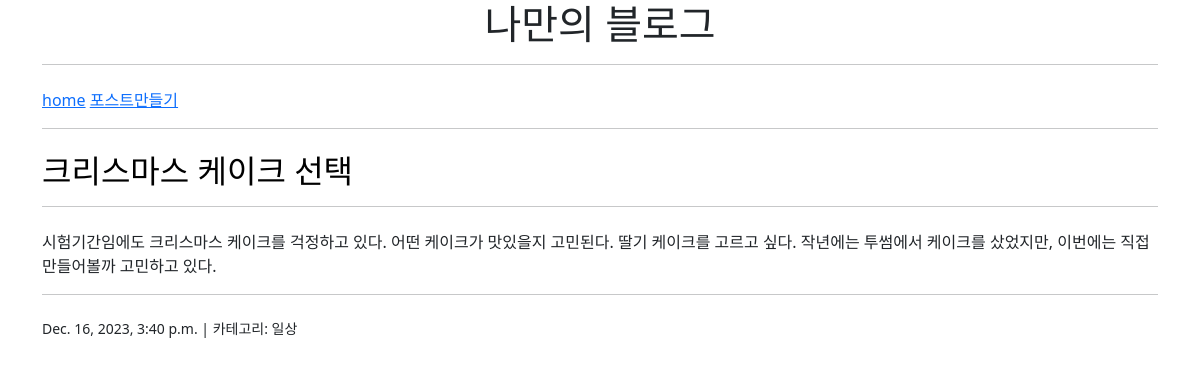
Page /blog/19/ on the committed database.
### blog/models.py (models this page shows, shortened)
class Blog(models.Model):
    title = models.CharField(max_length=255)    #제목
    content = models.TextField()    #포스트내용
    create_date = models.DateTimeField() #날짜
    categories = models.ManyToManyField("Category", related_name="blogs") #카테고리

class Category(models.Model):
    name = models.CharField(max_length=30)
    class Meta:
        verbose_name_plural = "categories"

### blog/views.py (the view)
# urls.py: path('<int:blog_id>/', views.detail, name='detail'),
def detail(request, blog_id):
    blog = Blog.objects.get(id=blog_id)
    context = {'blog': blog}
    return render(request, 'blog/blog_detail.html', context)

### templates/blog/blog_detail.html (shortened to what this page needs)
<link href="https://cdn.jsdelivr.net/npm/bootstrap@5.3.1/dist/css/bootstrap.min.css" rel="stylesheet">
<div class="container">
    <center>
        {% block page_title %}
        <h1>나만의 블로그</h1>
    </center>
    <hr size="10px">
<a href="http://127.0.0.1:8000/blog/">home</a>
    <a href="http://127.0.0.1:8000/blog/create/">포스트만들기</a>
    <hr size="10px">
    <span style="color:black">
        <h2>
            {{ blog.title }}
            {% endblock page_title %}
    </h2></span>
    <hr size="10px">
<div>
    {{ blog.content }}
    <hr size="10px">
</div>
{% block page_content %}
    <small>
        {{ blog.create_date }} | 카테고리:
        {% for category in blog.categories.all %}
            <a>
                {{ category.name }}
            </a>
        {% endfor %}
    </small>
{% endblock page_content %}
</div>

### rows in the picture
Blog: title "크리스마스 케이크 선택", content "시험기간임에도 크리스마스 케이크를 걱정하고 있다. 어떤 케이크가 맛있을지 고민된다. 딸기 케이크를 고르고 싶다. 작년에는 투썸에서 케이크를 샀었지만, 이번에는 직접 만들어볼까 고민하고 있다.", create_date "Dec. 16, 2023, 3:40 p.m."
Category: name "일상"
